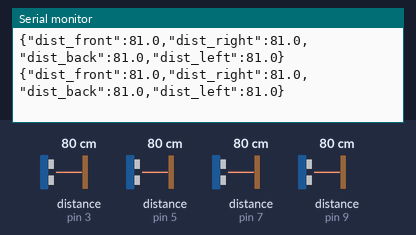
Simulated run of this sketch. Board: Arduino Uno, built with avr-gcc and run on an emulated ATmega328P. Parts: the last lines printed to the serial monitor. The test bench sets the inputs (shaded band); at power-on: distance to the obstacle (sensors on pin 3, pin 5, pin 7, pin 9) 80 cm. The echo pulse lasts 58.3 µs per cm.

Above: at 1.2 s.
1.3 s: distance to the obstacle (sensor on pin 3) set to 120 cm
At 1.53 s:
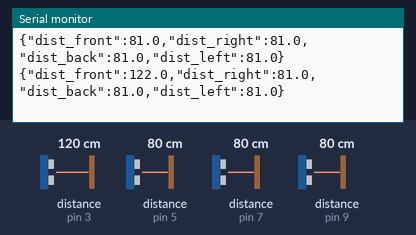
4.3 s: distance to the obstacle (sensor on pin 5) set to 2 cm
At 4.46 s:
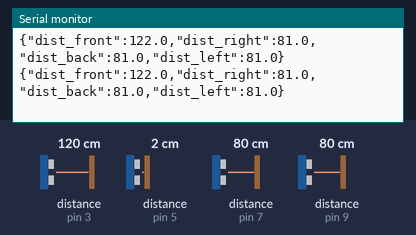
5.8 s: distance to the obstacle (sensor on pin 7) set to 2 cm
At 6.0 s:
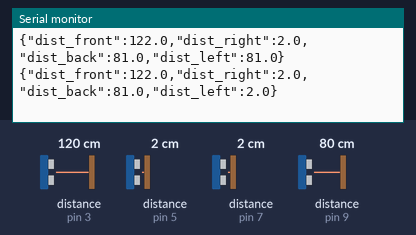
7.3 s: distance to the obstacle (sensor on pin 9) set to 2 cm
At 7.3 s:
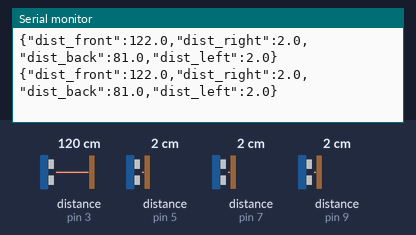
8.8 s: distance to the obstacle (sensor on pin 3) set to 2 cm
At 8.98 s:
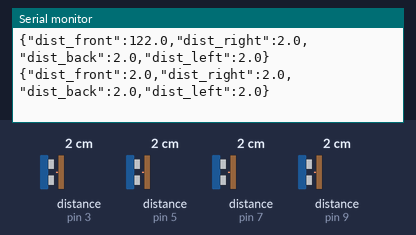
10.3 s: distance to the obstacle (sensor on pin 5) set to 4 cm
At 10.42 s:
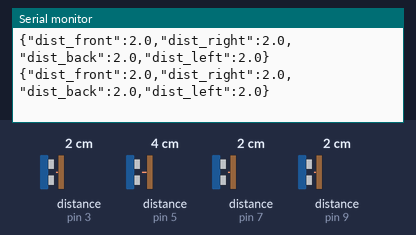
Timing chart, 0 to 12.8 s (numbered marks = the images above; inputs shaded):
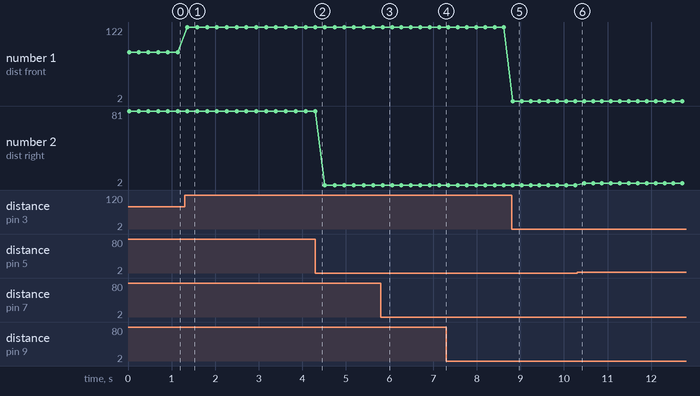

Measured:
- after the input at 1.3 s, the serial monitor: prints a new line after 0.06 s (image 1)
- after the input at 5.8 s, the serial monitor: prints a new line at once (image 3)
- after the input at 8.8 s, the serial monitor: prints a new line at once (image 5)
- plotted number 1: 81 → 122 after the input at 1.3 s
- plotted number 2: 81 → 2 after the input at 4.3 s, 2 → 4 after the input at 10.3 s

The sketch:

sensor_readings.ino
```cpp
/**
 * ELE495 - Sensör Modülü (Ultrasonik Ölçüm)
 *
 * Bu kod, dört yönlü HC-SR04 ultrasonik sensörler ile
 * mesafe ölçümü yapar ve değerleri JSON formatında seri porta gönderir.
 *
 * Sensörler:
 * - Ön (TRIG: D2, ECHO: D3)
 * - Sağ (TRIG: D4, ECHO: D5)
 * - Sol (TRIG: D6, ECHO: D7)
 * - Arka (TRIG: D8, ECHO: D9)
 */

#include <NewPing.h>

// HC-SR04 pin tanımları
#define TRIG_FRONT 2
#define ECHO_FRONT 3
#define TRIG_RIGHT 4
#define ECHO_RIGHT 5
#define TRIG_LEFT 6
#define ECHO_LEFT 7
#define TRIG_BACK 8
#define ECHO_BACK 9

#define MAX_DISTANCE 400 // Maksimum ölçüm mesafesi (cm)

// Sensör nesneleri oluşturuluyor
NewPing sonar_front(TRIG_FRONT, ECHO_FRONT, MAX_DISTANCE);
NewPing sonar_right(TRIG_RIGHT, ECHO_RIGHT, MAX_DISTANCE);
NewPing sonar_left(TRIG_LEFT, ECHO_LEFT, MAX_DISTANCE);
NewPing sonar_back(TRIG_BACK, ECHO_BACK, MAX_DISTANCE);

void setup() {
  Serial.begin(115200); // Seri haberleşme başlatılıyor
  while (!Serial) {
    delay(100); // USB bağlantısı bekleniyor
  }
  Serial.println("DEBUG: Seri haberleşme başlatıldı.");
}

void loop() {
  // Her sensörden mesafe okunuyor (cm)
  float dist_front = sonar_front.ping_cm();
  float dist_right = sonar_right.ping_cm();
  float dist_left  = sonar_left.ping_cm();
  float dist_back  = sonar_back.ping_cm();

  // 0 okuması alınırsa, bu sensör bir şey algılamadı anlamına gelir
  dist_front = (dist_front == 0) ? MAX_DISTANCE : dist_front;
  dist_right = (dist_right == 0) ? MAX_DISTANCE : dist_right;
  dist_left  = (dist_left  == 0) ? MAX_DISTANCE : dist_left;
  dist_back  = (dist_back  == 0) ? MAX_DISTANCE : dist_back;

  // JSON formatında string oluşturuluyor
  String json = "{";
  json += "\"dist_front\":" + String(dist_front, 1) + ",";
  json += "\"dist_right\":" + String(dist_right, 1) + ",";
  json += "\"dist_back\":"  + String(dist_back, 1)  + ",";
  json += "\"dist_left\":"  + String(dist_left, 1);
  json += "}";

  // JSON seri porta yazdırılıyor
  Serial.println(json);

  delay(200); // 200ms bekle (yaklaşık 5Hz güncelleme hızı)
}
```
